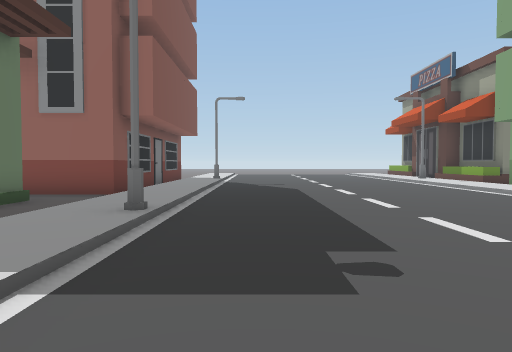
[1] (above)

24 first-person views from a walk through a 3-D level made in the Unity game engine. The camera is 1.4 m above the floor, tilts 2° down and sees 70° across. The floor is counted in squares, 2 m on a side. Each view is taken from the middle of a square. On the plan, view 1 faces up. The plan holds only what a view shows up to about 11 squares ahead; the rest is blank. The place goes on beyond the plan. Some animated figures are not drawn.

[2]
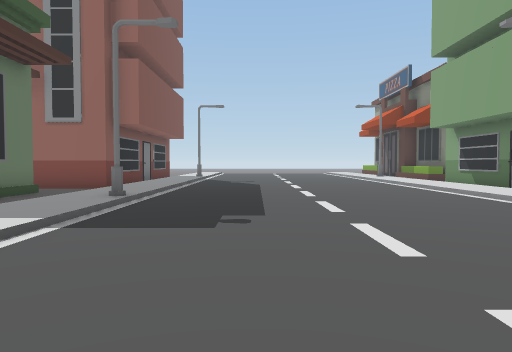

[3]
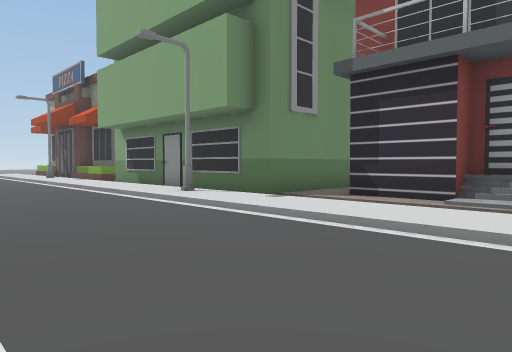

[4]
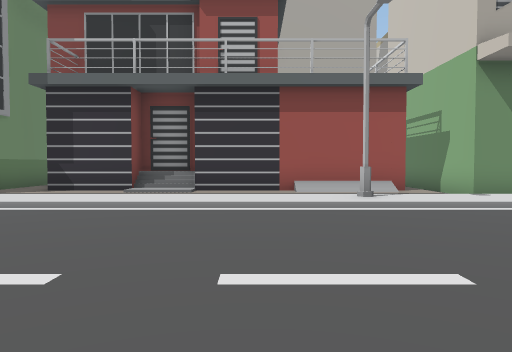

[5]
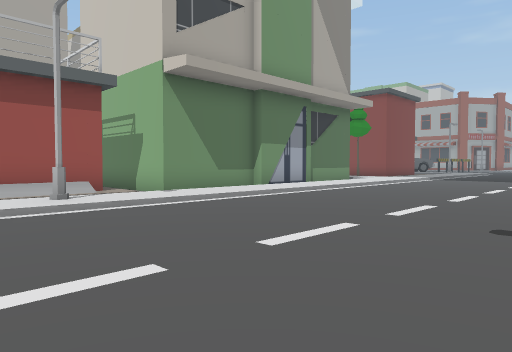

[6]
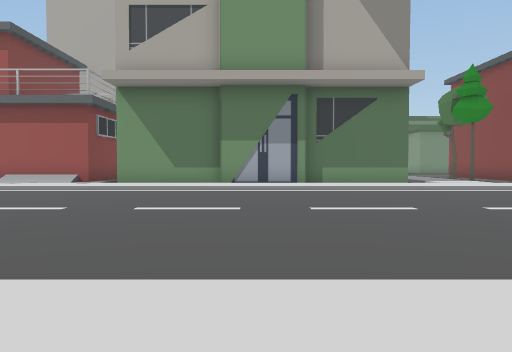

[7]
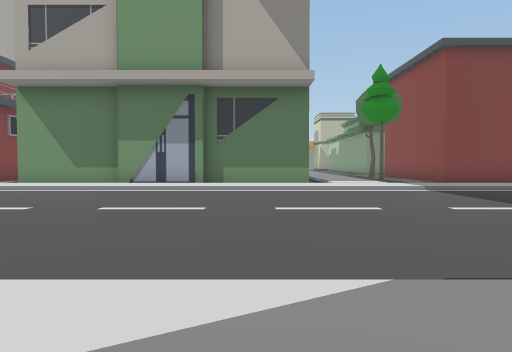

[8]
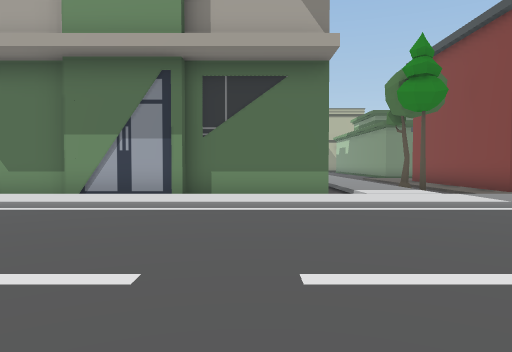

[9]
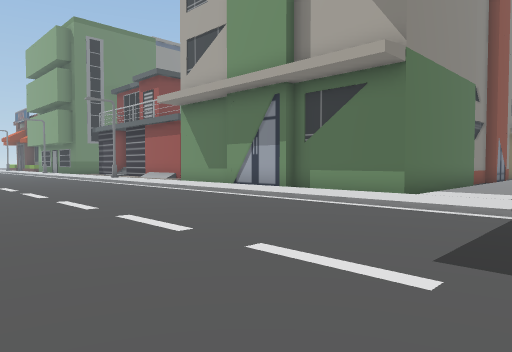

[10]
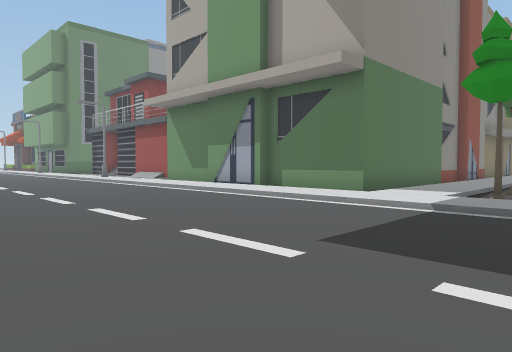

[11]
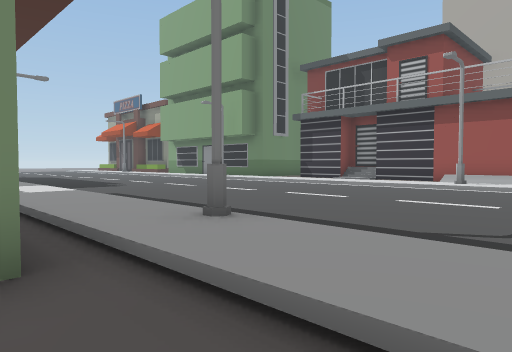

[12]
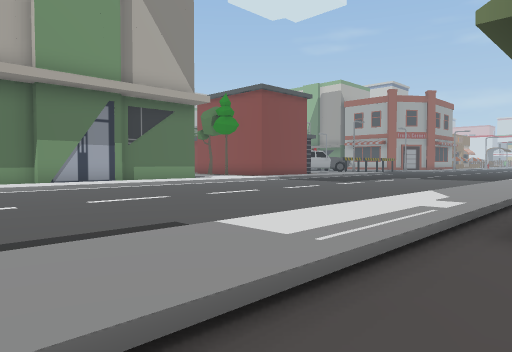

[13]
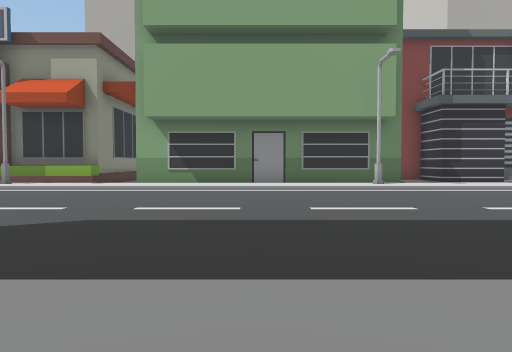

[14]
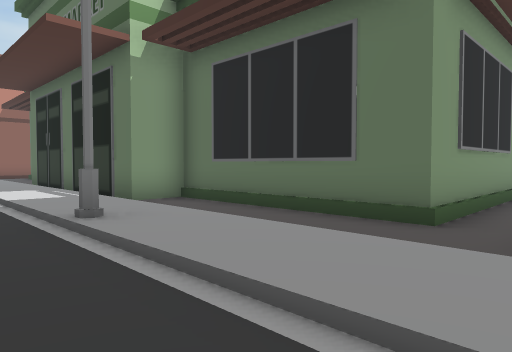

[15]
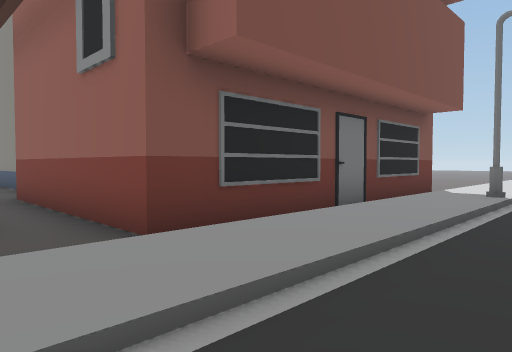

[16]
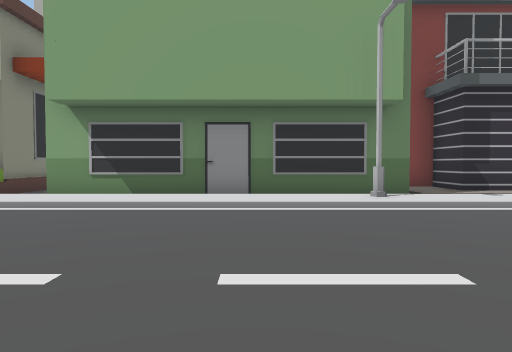

[17]
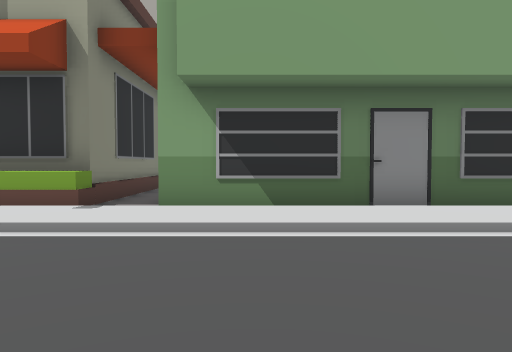

[18]
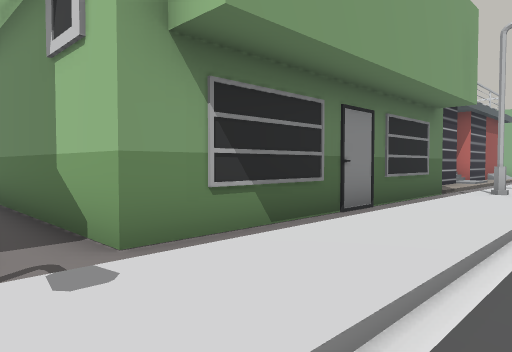

[19]
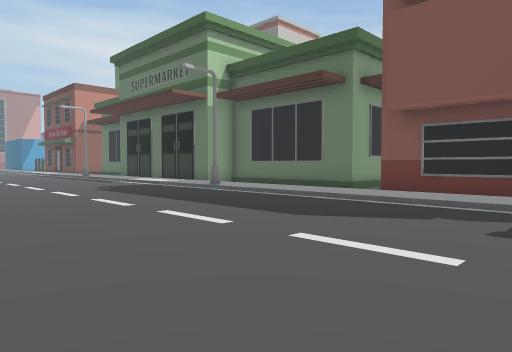

[20]
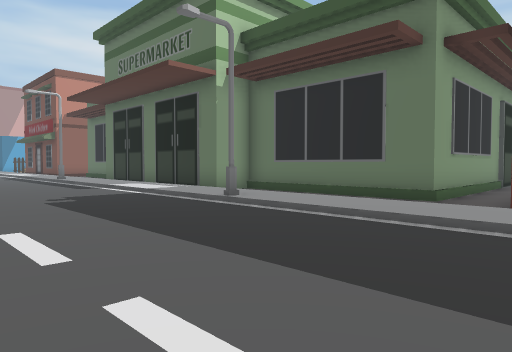

[21]
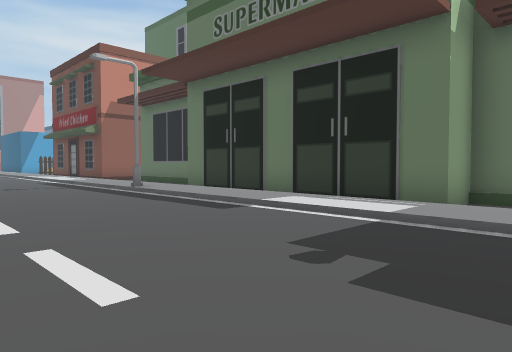

[22]
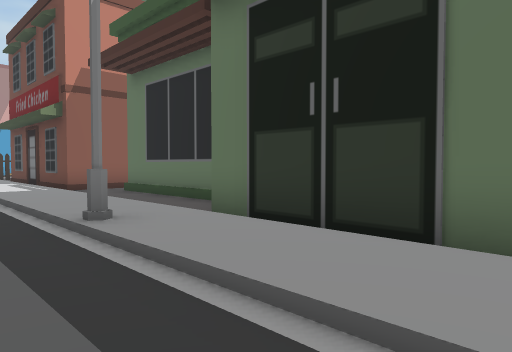

[23]
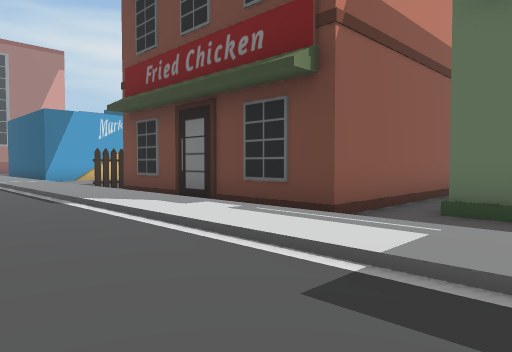

[24]
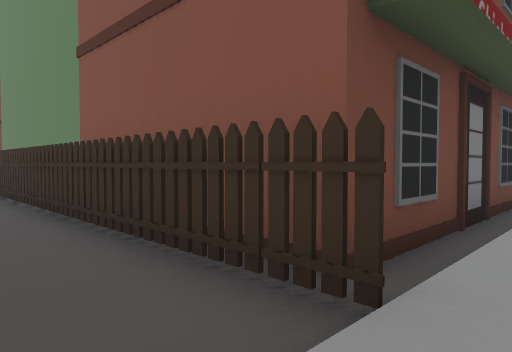

### Floor plan
Key: @ floor where view 1 was taken; # wall or solid block; . main floor; : floor 0.25 m higher than the main floor; / step, stairs or slope; B building; S streetlight; O other object.
Columns run from 15 left of view 1 to 13 right of it. Each row starts with its distance up from view 1.
 13            B/:.  ....:/BBBBBB
 12            B/:.......:/.....
 11            B/:.......:/BBBBBB
 10   BB       B/:.......:/B
  9   ....BBBBBB/:.......:/B
  8       ....../:.......:/B
  7      ######./:.......:/B
  6           #./:.......:/B
  5           #./S.......:SB
  4           #./:.......:/BBBBB
  3           #./:.......://..
  2           ##/:.......://##
  1            #/:.......://##
  0            #/:.@.....://##
 -1            #/:.......:///#
 -2            #/:.......://##
 -3            #/:.......://#
 -4            #/:.......://#
 -5            #/S.......:S/#
 -6            ./:.......://#
 -7           #./:.......:////
 -8           #./:.......:/BBBB
 -9           #./:.......:/B
-10           #./:.......:/B
-11          //./:.......:/B
-12       ######/:.......:/B
-13            #/:.......:/B
-14            #/:.......:/B
-15            #/:.......:/B
-16            #/:.......:/BBBBB
-17            #/:.......:///////
-18 BBBBBB    ##/:.......::::::::
-19    OOOOOOOOOO:.......:/.OO...
-20      ......./:.......://///
-21           ../:..... .://###

Positions as (right, up) in squares from view 1, and headings:
1: (0, 0), facing up
2: (1, -2), facing up
3: (2, -2), facing up-right
4: (0, -3), facing right
5: (0, -3), facing down-right
6: (-3, -12), facing right
7: (-3, -15), facing right
8: (0, -15), facing right
9: (0, -20), facing up-right
10: (0, -21), facing up-right
11: (-4, -8), facing up-right
12: (-4, -8), facing down-right
13: (-3, 8), facing right
14: (0, 9), facing down-left
15: (0, 7), facing up-left
16: (0, 7), facing right
17: (2, 10), facing right
18: (5, 13), facing down-right
19: (5, 13), facing down-left
20: (3, 10), facing down-left
21: (3, 4), facing down-left
22: (0, -1), facing down-left
23: (1, -9), facing down-left
24: (-2, -21), facing up-left
